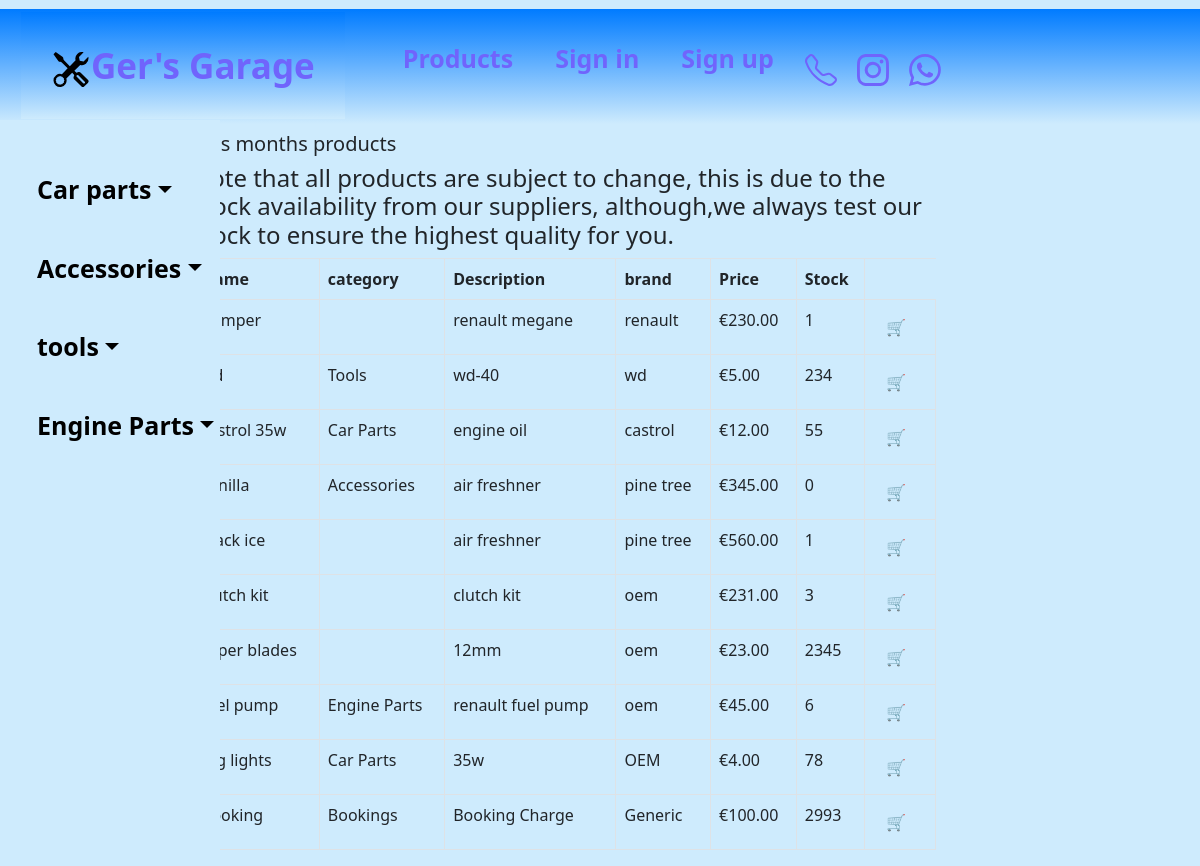
Before: /Products/ with the older database file.
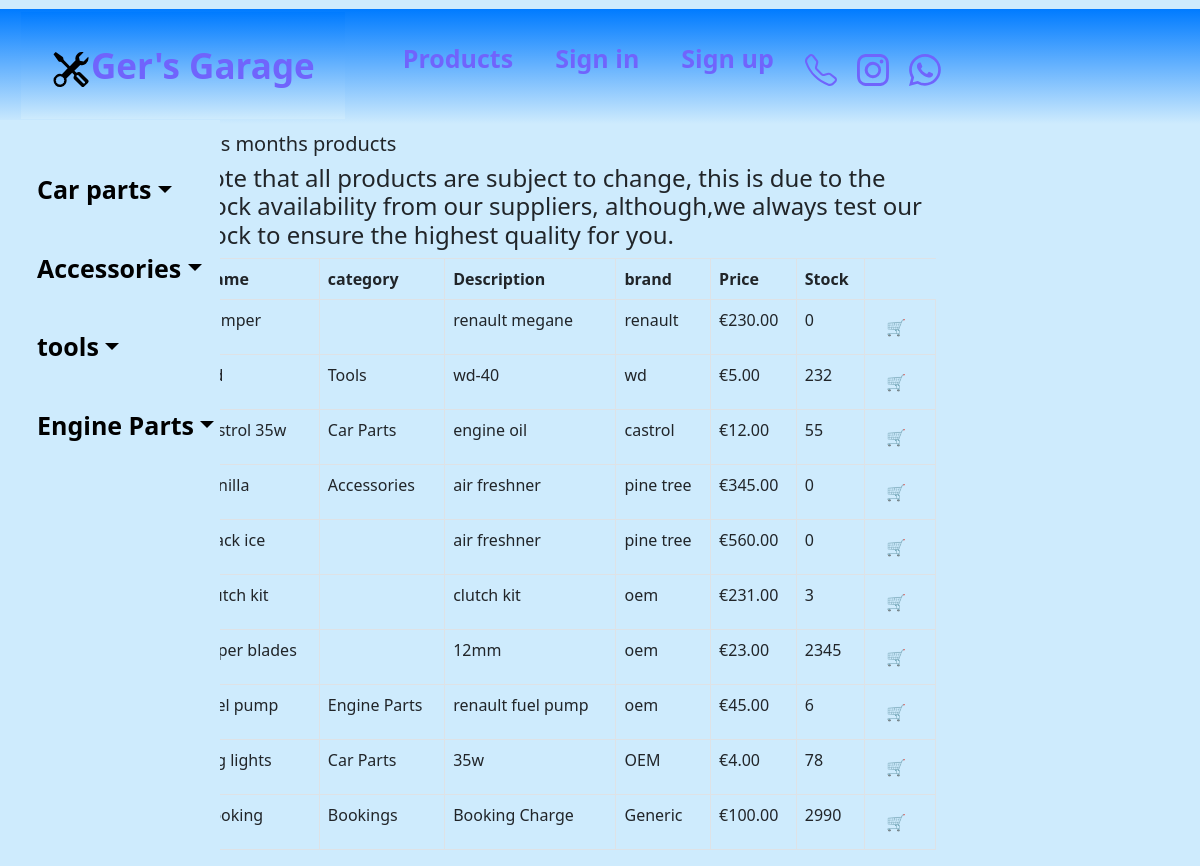
After: the same page with the newer database file.
### Products/models.py (models this page shows, shortened)
class Product(models.Model):
    name = models.TextField(max_length=25, default='')
    description = models.TextField(max_length=100, default='')
    brand = models.TextField(max_length=25, default='')
    price = models.DecimalField(max_digits=10, decimal_places=2)
    picture = models.ImageField(upload_to='images/', blank=True)
    category = models.ForeignKey(Category, null=True, blank=True, on_delete=models.CASCADE)
    stock = models.IntegerField()

class Category(models.Model):
    name = models.TextField(max_length=25, default='')

### Products/views.py (the view, shortened to what this page needs)
class ProductListView(ListView):
    model = Product
    template_name = 'products.html'
    context_object_name = 'all_products_list'

### Products/template/products.html
{% extends 'index.html' %}
{% block content %}
<div class="container">
    <nav class="sidenav p" style="width:220px;margin-top:120px;background-color:#ceebfd; display:flex;" " id="sidenav">
        <ul class="list-unstyled components"id="content" >
            <li class="active">
                <a href="{% url 'category' 2 %}" style= "color: black;" data-toggle="collapse" aria-expanded="false" class="dropdown-toggle">Car parts</a>
            </li>
            <li>
                <a href="{% url 'category' 4 %}" style= "color: black;" data-toggle="collapse" aria-expanded="false" class="dropdown-toggle">Accessories</a>
            </li>
            <li>
                <a href="{% url 'category' 5 %}" style= "color: black;" data-toggle="collapse" aria-expanded="false" class="dropdown-toggle">tools</a>
            </li>
            <li>
                <a href="{% url 'category' 3 %}" style= "color: black;" data-toggle="collapse" aria-expanded="false" class="dropdown-toggle">Engine Parts</a>
            </li>
        </ul></nav>
<div class="col-sm-8" style="margin-left:150px;">
    <h1>This months products</h1>
    <h4>Note that all products are subject to change, this is due to the stock availability from our suppliers, although,we always test our stock to ensure the highest quality for you.</h4>
    <table class="table table-bordered table-hover table-condensed">
        <thead>
         <tr>
                <th>Name</th>
                <th>category</th>
                <th>Description</th>
                <th>brand</th>
                <th>Price</th>
                <th>Stock</th>
            </tr>
        </thead>
        <tbody>
            {% for product in all_products_list %}
            <tr>
                <td>{{product.name}}</td>
                <td>{{product.category.name}}</td>
                <td>{{product.description}}</td>
                <td>{{product.brand}}</td>
                <td>&euro;{{product.price}}</td>
                <td>{{product.stock}}</td>
                {% if product.stock > 0 %}
                <td><a href="{% url 'add_cart' product.id %}" class="btn btn-default btn-xs">🛒</a></td>
                {% else %}
                <td>
                    <a href="{% url 'add_cart' product.id %}" class="btn btn-default btn-xs">
                        🛒
                    </a>
                </td>
                {% endif %}
            </tr>
            {% endfor %}
        </tbody>
    </table>
</div></div></div>
{% endblock content %}

Changed rows visible on the page:
changed Product "bumper": stock "1" → "0"
changed Product "wd-40": stock "234" → "232"
changed Product "black ice": stock "1" → "0"
changed Product "Booking": stock "2993" → "2990"
